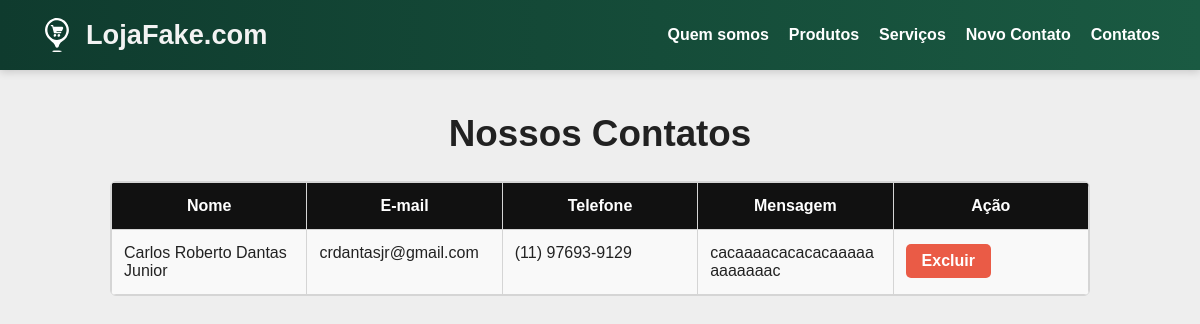
/contatos, run on the app's committed database.
### ap/models.py (models this page shows, shortened)
class Contato(models.Model):
    nome = models.CharField(max_length=100)
    email = models.EmailField()
    telefone = models.CharField(max_length=20, blank=True)
    mensagem = models.TextField()

### ap/views.py (the view)
# urls.py: path("contatos", views.contatos, name="contatos"),
def contatos(request):
    contatos = Contato.objects.all()
    return render(request, "contatos.html", {'contatos': contatos})

### ap/templates/contatos.html (shortened to what this page needs)
{% extends 'template.html' %}
{% load static %}
{% block estilos %}
<link rel="stylesheet" href="{% static 'css/contatos.css' %}">
{% endblock %}
{% block conteudo %}
    <h2 class="contatos-titulo">Nossos Contatos</h2>
    <div class="tabela-contatos">
        <table>
            <thead>
                <tr>
                    <th>Nome</th>
                    <th>E-mail</th>
                    <th>Telefone</th>
                    <th>Mensagem</th>
                    <th>Ação</th>
                </tr>
            </thead>
            <tbody>
                {% for contato in contatos %}
                    <tr>
                        <td>{{ contato.nome }}</td>
                        <td>{{ contato.email }}</td>
                        <td>{{ contato.telefone }}</td>
                        <td>{{ contato.mensagem }}</td>
                        <td>
                            <a href="{% url 'excluirContato' contato.id %}" class="btn-excluir">Excluir</a>
                        </td>
                    </tr>
                {% endfor %}
            </tbody>
        </table>
    </div>
{% endblock %}

### ap/static/css/style.css (style rules this page uses)
* { margin: 0; padding: 0; box-sizing: border-box; }
body { font-family: Arial, sans-serif; background: #ededed; color: #1f1f1f; }

### ap/static/css/contatos.css (style rules this page uses)
body { background: #eeeeee; }
.contatos-titulo { text-align: center; font-size: 2.3rem; font-weight: 700; margin: 15px 0 26px; color: #212121; }
.tabela-contatos { max-width: 980px; margin: 0 auto; border: 1px solid #d5d5d5; border-radius: 6px; overflow: hidden; background: #f3f3f3; }
.tabela-contatos table { width: 100%; border-collapse: collapse; table-layout: fixed; }
.tabela-contatos th, .tabela-contatos td { border: 1px solid #d5d5d5; padding: 14px 12px; text-align: left; vertical-align: top; font-size: 1rem; color: #222; word-wrap: break-word; }
.tabela-contatos thead th { background: #111111; color: #ffffff; font-weight: 700; text-align: center; }
.tabela-contatos tbody td { background: #f9f9f9; }
.btn-excluir { display: inline-block; padding: 8px 16px; background: #ea5b46; color: #fff; text-decoration: none; border-radius: 5px; font-weight: 600; text-align: center; }

### data on the page
Contato: nome "Carlos Roberto Dantas Junior", email "crdantasjr@gmail.com", telefone "(11) 97693-9129", mensagem "cacaaaacacacacaaaaaaaaaaaac"
